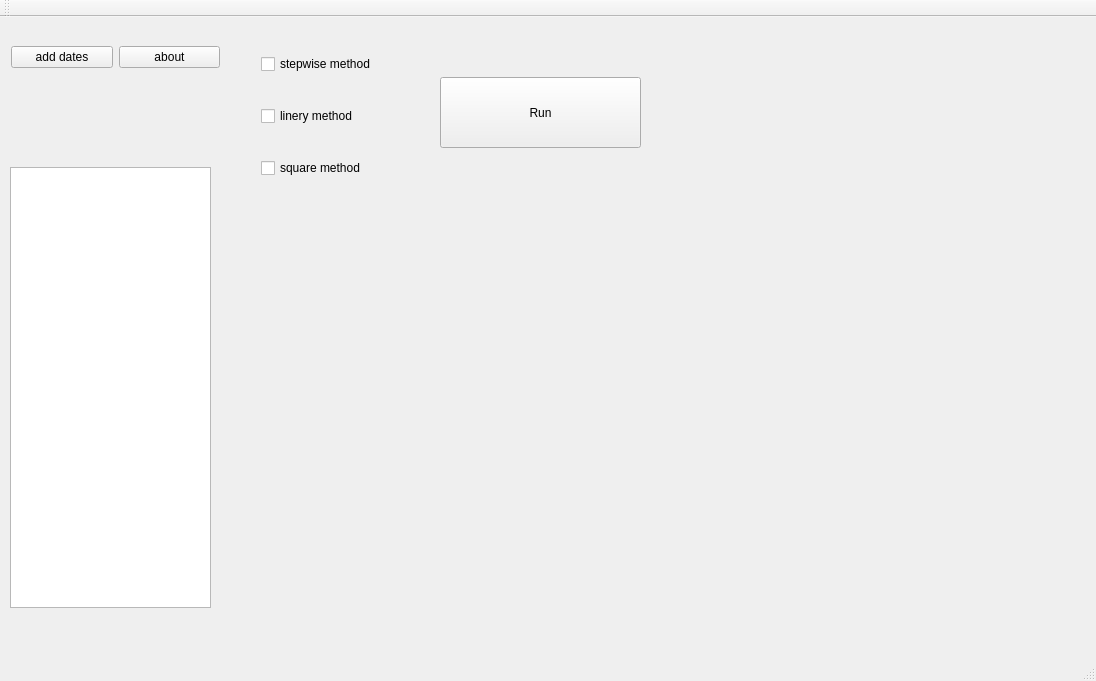
<?xml version="1.0" encoding="UTF-8"?>
<ui version="4.0">
 <class>MainWindow</class>
 <widget class="QMainWindow" name="MainWindow">
  <property name="geometry">
   <rect>
    <x>0</x>
    <y>0</y>
    <width>1096</width>
    <height>681</height>
   </rect>
  </property>
  <property name="windowTitle">
   <string>MainWindow</string>
  </property>
  <widget class="QWidget" name="centralWidget">
   <widget class="QWidget" name="horizontalLayoutWidget">
    <property name="geometry">
     <rect>
      <x>0</x>
      <y>0</y>
      <width>231</width>
      <height>81</height>
     </rect>
    </property>
    <layout class="QHBoxLayout" name="horizontalLayout">
     <item>
      <widget class="QPushButton" name="add_dates_Button">
       <property name="text">
        <string>add dates</string>
       </property>
      </widget>
     </item>
     <item>
      <widget class="QPushButton" name="aboutButton">
       <property name="text">
        <string>about</string>
       </property>
      </widget>
     </item>
    </layout>
   </widget>
   <widget class="QListWidget" name="listWidget_">
    <property name="geometry">
     <rect>
      <x>10</x>
      <y>150</y>
      <width>201</width>
      <height>441</height>
     </rect>
    </property>
   </widget>
   <widget class="QPushButton" name="pushButton_3">
    <property name="geometry">
     <rect>
      <x>440</x>
      <y>60</y>
      <width>201</width>
      <height>71</height>
     </rect>
    </property>
    <property name="text">
     <string>Run</string>
    </property>
   </widget>
   <widget class="QWidget" name="verticalLayoutWidget">
    <property name="geometry">
     <rect>
      <x>250</x>
      <y>0</y>
      <width>160</width>
      <height>201</height>
     </rect>
    </property>
    <layout class="QVBoxLayout" name="verticalLayout">
     <item>
      <widget class="QCheckBox" name="checkBox_stepwise">
       <property name="text">
        <string>stepwise method</string>
       </property>
      </widget>
     </item>
     <item>
      <widget class="QCheckBox" name="checkBox_linery">
       <property name="text">
        <string>linery method</string>
       </property>
      </widget>
     </item>
     <item>
      <widget class="QCheckBox" name="checkBox_square">
       <property name="text">
        <string>square method</string>
       </property>
      </widget>
     </item>
    </layout>
   </widget>
  </widget>
  <widget class="QMenuBar" name="menuBar">
   <property name="geometry">
    <rect>
     <x>0</x>
     <y>0</y>
     <width>1096</width>
     <height>31</height>
    </rect>
   </property>
  </widget>
  <widget class="QToolBar" name="mainToolBar">
   <attribute name="toolBarArea">
    <enum>TopToolBarArea</enum>
   </attribute>
   <attribute name="toolBarBreak">
    <bool>false</bool>
   </attribute>
  </widget>
  <widget class="QStatusBar" name="statusBar"/>
 </widget>
 <layoutdefault spacing="6" margin="11"/>
 <resources/>
 <connections/>
</ui>
